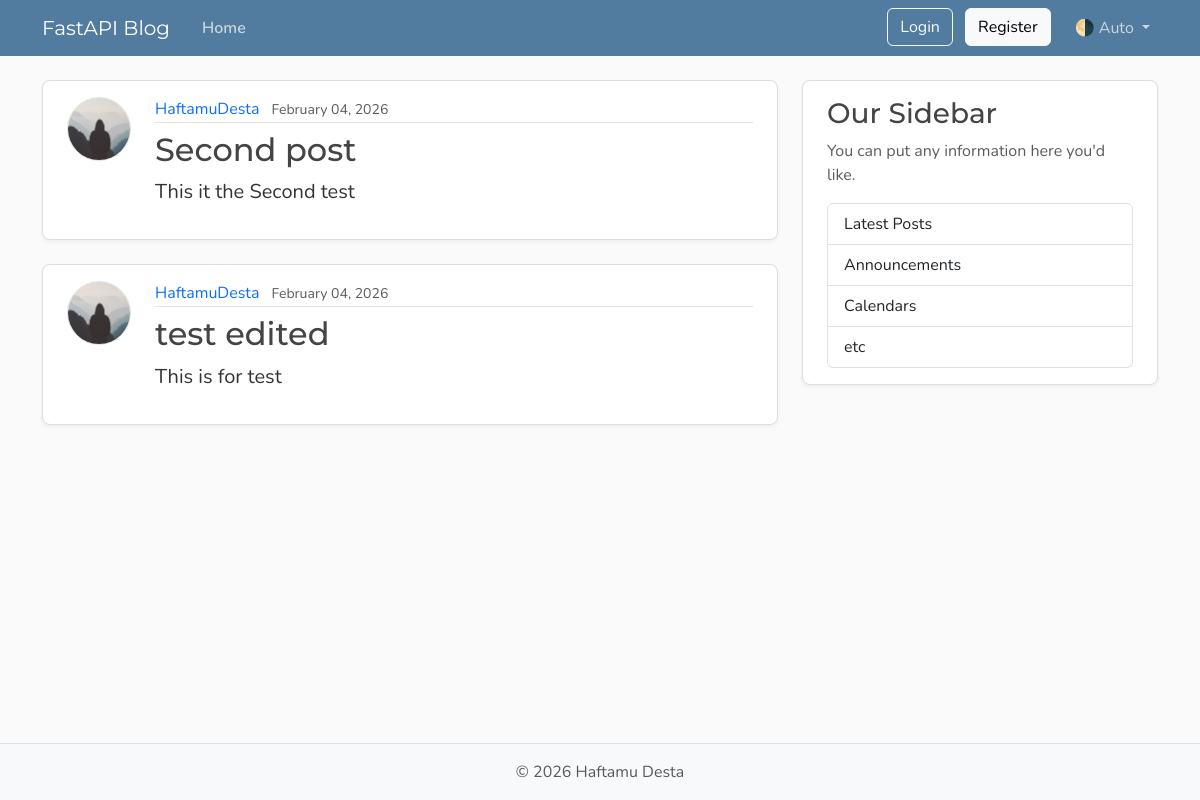
Page /posts on the earlier database version.
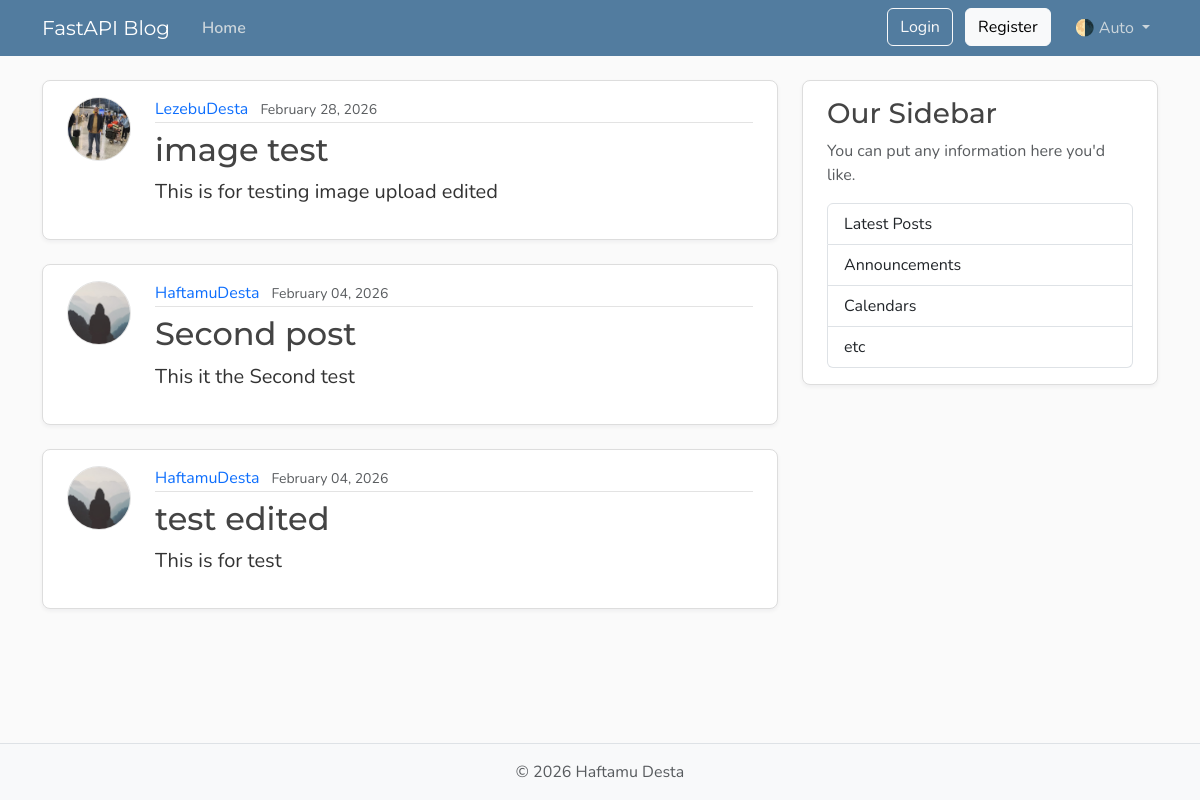
Same page on the later database version.
### models.py (models this page shows, shortened)
class Post(Base):
    __tablename__ = "posts"
    id: Mapped[int] = mapped_column(Integer, primary_key=True, index=True)
    title: Mapped[str] = mapped_column(String(100), nullable=False)
    content: Mapped[str] = mapped_column(Text, nullable=False)
    user_id: Mapped[int] = mapped_column(
        ForeignKey("users.id"),
        nullable=False,
        index=True,
    )
    date_posted: Mapped[datetime] = mapped_column(
        DateTime(timezone=True),
        default=lambda: datetime.now(UTC),
    )
    author: Mapped[User] = relationship(back_populates="posts")

class User(Base):
    __tablename__ = "users"
    id: Mapped[int] = mapped_column(Integer, primary_key=True, index=True)
    username: Mapped[str] = mapped_column(String(50), unique=True, nullable=False)
    email: Mapped[str] = mapped_column(String(120), unique=True, nullable=False)
    password_hash: Mapped[str] = mapped_column(String(200), nullable=False)
    image_file: Mapped[str | None] = mapped_column(
        String(200),
        nullable=True,
        default=None,
    )
    posts: Mapped[list[Post]] = relationship(
        back_populates="author",
        cascade="all, delete-orphan",
    )

### main.py (the view)
@app.get("/", include_in_schema=False, name="home")
@app.get("/posts", include_in_schema=False, name="posts")
async def home(request: Request, db: Annotated[AsyncSession, Depends(get_db)]):
    result = await db.execute(
        select(models.Post)
        .options(selectinload(models.Post.author))
        .order_by(models.Post.date_posted.desc()),
    )
    posts = result.scalars().all()
    return templates.TemplateResponse(
        request,
        "home.html",
        {"posts": posts, "title": "Home"},
    )

### templates/home.html
{% extends "layout.html" %}
{% block content %}
{% for post in posts %}
<article class="content-section py-3 px-4 mb-4">
    <div class="d-flex align-items-start gap-4">
        <img class="rounded-circle article-img flex-shrink-0" src="{{ post.author.image_path }}"
            alt="{{ post.author.username }}'s profile picture" width="64" height="64" loading="lazy">
        <div class="flex-grow-1">
            <div class="article-metadata mb-2">
                <a class="me-2" href="{{ url_for('user_posts', user_id=post.author.id) }}">{{ post.author.username
                    }}</a>
                <small class="text-body-secondary">{{ post.date_posted.strftime("%B %d, %Y") }}</small>
            </div>
            <h2>
                <a class="article-title" href="{{ url_for('post_page', post_id=post.id) }}">{{ post.title }}</a>
            </h2>
            <p class="article-content">{{ post.content }}</p>
        </div>
    </div>
</article>
{% endfor %}
{% endblock content %}

### templates/layout.html (shortened to what this page needs)
<!DOCTYPE html>
<html lang="en">
<head>
    <link href="https://cdn.jsdelivr.net/npm/bootstrap@5.3.8/dist/css/bootstrap.min.css" rel="stylesheet"
>
    <link rel="stylesheet" type="text/css" href="{{ url_for('static', path='css/main.css' ) }}">
</head>
<body class="d-flex flex-column min-vh-100">
    <header class="site-header">
        <nav class="navbar navbar-expand-md bg-steel fixed-top" data-bs-theme="dark">
            <div class="container">
                <a class="navbar-brand me-4" href="{{url_for('home') }}">FastAPI Blog</a>
                <div class="collapse navbar-collapse" id="navbarToggle">
                    <div class="navbar-nav me-auto">
                        <a class="nav-link active" aria-current="page" href="{{ url_for('home') }}">Home</a>
                    </div>
                    <div class="navbar-nav">
                        <div id="loggedOutNav">
                            <a class="btn btn-outline-light mb-2 mb-md-0 me-md-2" href="{{url_for('login_page')
                                }}">Login</a>
                            <a class="btn btn-light mb-2 mb-md-0 me-md-3" href="{{url_for('register_page')
                                }}">Register</a>
                        </div>
                        <div class="nav-item dropdown">
                            <a class="nav-link dropdown-toggle" href="#" role="button" id="bd-theme"
                                data-bs-toggle="dropdown" aria-expanded="false">
                                <span id="bd-theme-text">🌗 Auto</span>
                            </a>
                        </div>
                    </div>
                </div>
            </div>
        </nav>
    </header>
    <main role="main" class="container">
        <div class="row">
            <div class="col-md-8">
                {% block content %}
                {% endblock content %}
            </div>
            <aside class="col-md-4">
                <div class="content-section py-3 px-4 mb-4">
                    <h3>Our Sidebar</h3>
                    <p class="text-body-secondary">You can put any information here you'd like.</p>
                    <ul class="list-group">
                        <li class="list-group-item">Latest Posts</li>
                        <li class="list-group-item">Announcements</li>
                        <li class="list-group-item">Calendars</li>
                        <li class="list-group-item">etc</li>
                    </ul>
                </div>
            </aside>
        </div>
    </main>
    <footer class="mt-auto py-3 bg-body-tertiary border-top">
        <div class="container text-center">
            <p class="text-body-secondary mb-0">
                © <span id="year"></span> Haftamu Desta
            </p>
        </div>
    </footer>
</body>
</html>

### static/css/main.css (style rules this page uses)
:root { --font-heading: "Montserrat", system-ui, -apple-system, BlinkMacSystemFont, sans-serif; --font-body: "Nunito", system-ui, -apple-system, BlinkMacSystemFont, sans-serif; --color-bg-body: #fafafa; --color-bg-content: #ffffff; --color-text-primary: #333333; --color-text-heading: #444444; --color-steel: #527c9f; --color-nav-link: #cbd5db; --color-nav-link-hover: #ffffff; --color-link-hover: #428bca; --color-border: #dddddd; --color-border-light: #e3e3e3; --spacing-xl: 5rem; --article-img-size: 4rem; --account-img-size: 7.813rem; }
body { font-family: var(--font-body); background: var(--color-bg-body); color: var(--color-text-primary); }
main { padding-top: var(--spacing-xl); }
h1, h2, h3, h4, h5, h6 { font-family: var(--font-heading); color: var(--color-text-heading); }
.navbar-brand { font-family: var(--font-heading); }
a { text-decoration: none; }
.bg-steel { background-color: var(--color-steel); }
.site-header .navbar-nav .nav-link { color: var(--color-nav-link); transition: color 0.2s ease-in-out; }
.site-header .navbar-nav .nav-link.active { font-weight: 600; }
.content-section { background: var(--color-bg-content); border: 1px solid var(--color-border); border-radius: 0.5rem; box-shadow: 0 2px 4px rgba(15, 23, 42, 0.05); transition: box-shadow 0.15s ease, transform 0.15s ease, border-color 0.15s ease; }
.article-title { color: var(--color-text-heading); transition: color 0.2s ease-in-out; }
.article-content { white-space: pre-line; font-size: 1.25rem; }
.article-img { height: var(--article-img-size); width: var(--article-img-size); flex-shrink: 0; object-fit: cover; border: 1px solid var(--color-border-light); box-shadow: 0 0 0 2px var(--color-bg-content); }
.article-metadata { padding-bottom: 0.063rem; border-bottom: 1px solid var(--color-border-light); }
.article-metadata a { transition: color 0.2s ease-in-out; }
[data-bs-theme="dark"] { --color-bg-body: #1a1a1a; --color-bg-content: #2d2d2d; --color-text-primary: #e0e0e0; --color-text-heading: #f0f0f0; --color-border: #404040; --color-border-light: #4a4a4a; }

Differences in the rows shown:
added Post: author.image_path (picture), author.username "LezebuDesta", date_posted "February 28, 2026", title "image test", content "This is for testing image upload edited"
